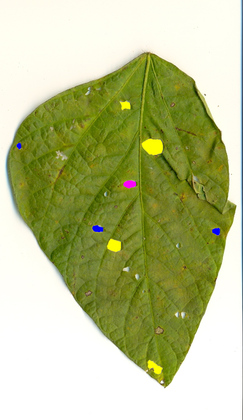
%> input picture data/colored/damostra1.bmp, 243 x 420 px, shrunk from 816 x 1408 before the run
$ octave --eval "result = filter_noise(imread('../../data/colored/damostra1.bmp'));"   (GNU Octave 9; MATLAB toolbox functions it lacks are replaced by stand-ins)
%> lines starting %> are read from the running program, lines starting %| are printed output that depends on the picture; in (x1, y1, x2, y2) boxes, pixels count from 0 and x2, y2 are one past the last pixel; in counts of white or black regions, pixels touching at a corner belong together; the program's own positions count from 1
### src/preprocessing/remove_shadows.m
%Removes the shadows of leaflet images using hue channel of HSV image
%   output_img = remove_shadows(img) returns a gray image without shadows
%       img -- input RGB image
%
%Authors:
%   Suellen Almeida <susilvaalmeida@gmail.com>
%   Antonio Carlos N. Junior <acnazarejr@gmail.com>
%   Thiago L. G. Souza (in memoriam)

function output_img = remove_shadows(img)
    hsv = rgb2hsv(img);
%> hsv: size 420x243x3 double; mean H, S, V 0.152, 0.389, 0.757
    hue = hsv(:,:,1);
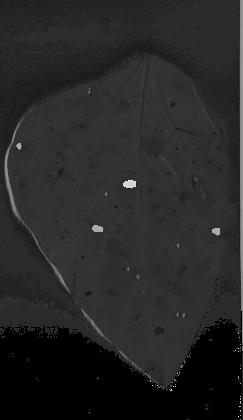
%> hue: size 420x243 double; min 0, max 0.989, mean 0.152
    hue_bw = imbinarize(hue,0.3);
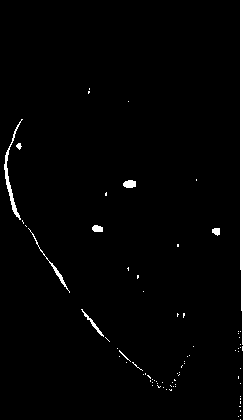
%> hue_bw: size 420x243 logical; 1.8% white; 78 white regions (69 under 20 px), largest, box (x1, y1, x2, y2) and area: (240, 0, 243, 345) 926, (4, 119, 23, 220) 296, (28, 228, 70, 293) 137
    output_img = rgb2gray(img);
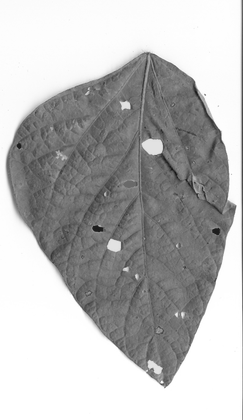
%> output_img: size 420x243 uint8; min 20, max 255, mean 184.3
    output_img = (im2double(output_img)+double(hue_bw));
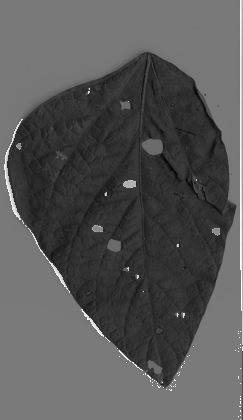
%> output_img: size 420x243 double; min 0.0784, max 2, mean 0.741; drawn with min black and max white
end

### src/preprocessing/filter_noise.m
%Filter noise of leaflets images
%   output_img = filter_noise(img_gray) returns a RGB image without noise
%       img -- input RGB image
%
%The noise removal has 3 steps:
%   1. image segmentation: find global threshold using Otsu's method to find the region of interest
%   2. remove noise: compute connected components for the image, and consider only the largest region (the real leaflet), the others are noise
%   3. find image background: as the images is now binary, the white regions inside the leaflet are the damages
%
%Authors:
%   Suellen Almeida <susilvaalmeida@gmail.com>
%   Antonio Carlos N. Junior <acnazarejr@gmail.com>
%   Thiago L. G. Souza (in memoriam)

function output_img = filter_noise(img)
    img_gray = remove_shadows(img);
    level = graythresh(img_gray);
%> level = 0.714
    bw = imbinarize(img_gray,level);
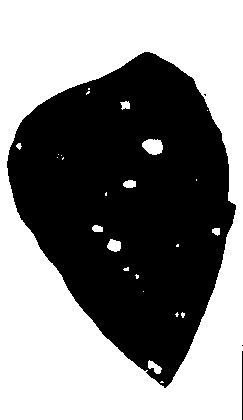
%> bw: size 420x243 logical; 52.4% white; 4 black regions (2 under 20 px), largest, box (x1, y1, x2, y2) and area: (7, 52, 236, 388) 48474, (242, 351, 243, 420) 69
    output_img = img;
%> output_img is the input picture: size 420x243x3 uint8; mean R, G, B 185.4, 192, 141.8
    img_temp = 1-bw;

    [labels,num] = bwlabel(img_temp);
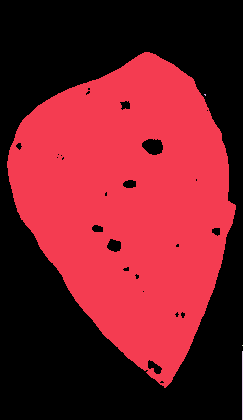
%> labels: size 420x243 double; 5 distinct labels, from 0 to 4; one colour per label, 0 black
%> num = 4

    %find largest region
    largest = 1;
    for i = 1:(num)
        cont = length(find(labels == i));
        if((cont > length(find(labels == largest))))
            largest = i;
        end
    end
%> this loop made 4 passes
%> cont on passes 1 to 4: 48474, 3, 1, 69
%> after the loop, largest = 1


    N = size(output_img);
%> N = [420 243 3]
     for i = 1:(N(1))
         for j = 1:(N(2))
             if(labels(i,j) ~= largest)
                 output_img(i,j,1) = 255;
                 output_img(i,j,2) = 255;
                 output_img(i,j,3) = 255;
             end
         end
     end
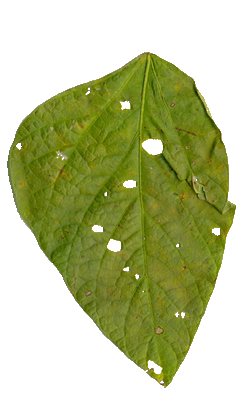
%> output_img: size 420x243x3 uint8; mean R, G, B 187.8, 194.5, 148.8
end

$ run again, on data/colored/damostra10.bmp
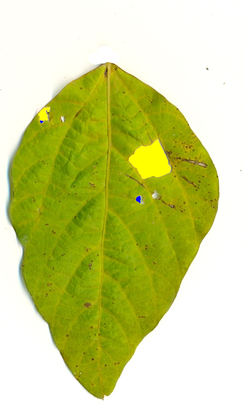
%> input picture data/colored/damostra10.bmp, 245 x 420 px, shrunk from 644 x 1104 before the run
%> hsv: size 420x245x3 double; mean H, S, V 0.139, 0.445, 0.831
%> hue_bw: size 420x245 logical; 0.66% white in thin lines or dots, all inside (x1, y1, x2, y2) = (4, 4, 212, 407)
%> level = 0.761
%> bw: size 420x245 logical; 55.9% white; 2 black regions (1 under 20 px), largest, box (x1, y1, x2, y2) and area: (7, 62, 219, 400) 45368
%> in filter_noise, output_img is the input picture: size 420x245x3 uint8; mean R, G, B 204.3, 211.4, 139.8
%> in filter_noise, `[labels,num] = bwlabel(img_temp);`:
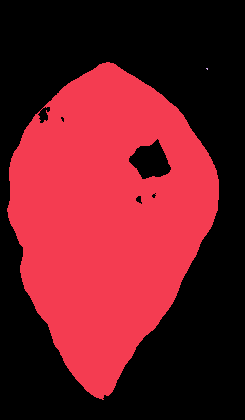
%> labels: size 420x245 double; 3 distinct labels, from 0 to 2; one colour per label, 0 black
%> num = 2
%> the loop in filter_noise, `for i = 1:(num)` made 2 passes
%> cont on passes 1 to 2: 45368, 3
%> after the loop in filter_noise, `for i = 1:(num)`: largest = 1
%> after the loop in filter_noise, `for i = 1:(N(1))`:
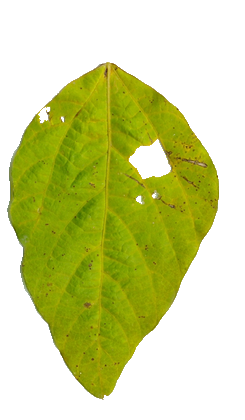
%> output_img: size 420x245x3 uint8; mean R, G, B 205, 212, 145

$ run again, on data/colored/damostra100.bmp
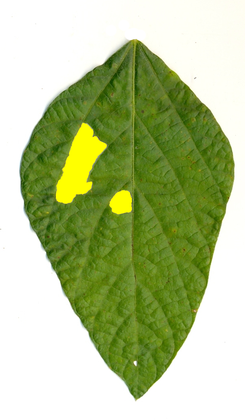
%> input picture data/colored/damostra100.bmp, 245 x 420 px, shrunk from 600 x 1029 before the run
%> hsv: size 420x245x3 double; mean H, S, V 0.137, 0.376, 0.764
%> in remove_shadows, `hue_bw = imbinarize(hue,0.3);`:
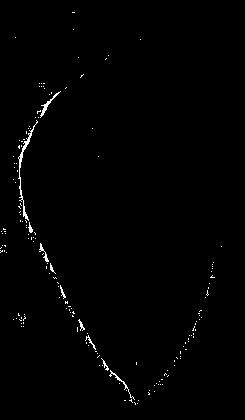
%> hue_bw: size 420x245 logical; 0.87% white in thin lines or dots, all inside (x1, y1, x2, y2) = (0, 12, 222, 405)
%> level = 0.698
%> bw: size 420x245 logical; 54.7% white; 1 black region, box (x1, y1, x2, y2) and area: (20, 40, 235, 400) 46649
%> in filter_noise, output_img is the input picture: size 420x245x3 uint8; mean R, G, B 180.3, 194.8, 145.2
%> num = 1
%> the loop in filter_noise, `for i = 1:(num)` made 1 pass
%> cont on pass 1: 46649
%> after the loop in filter_noise, `for i = 1:(N(1))`:
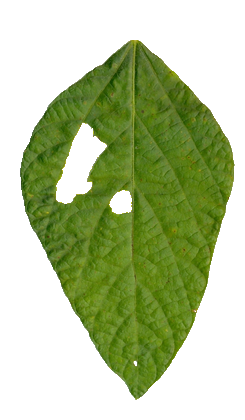
%> output_img: size 420x245x3 uint8; 19.62% of pixels changed, all inside (x1, y1, x2, y2) = (0, 0, 245, 420)

$ run again, on data/colored/damostra101.bmp
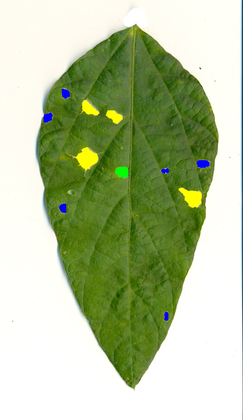
%> input picture data/colored/damostra101.bmp, 243 x 420 px, shrunk from 543 x 939 before the run
%> hsv: size 420x243x3 double; mean H, S, V 0.169, 0.329, 0.768
%> hue_bw: size 420x243 logical; 2.5% white; 71 white regions (60 under 20 px), largest, box (x1, y1, x2, y2) and area: (238, 0, 243, 420) 1187, (56, 243, 95, 337) 289, (41, 83, 54, 123) 196
%> level = 0.682
%> bw: size 420x243 logical; 58.8% white; 2 black regions (1 under 20 px), largest, box (x1, y1, x2, y2) and area: (38, 24, 218, 389) 42037
%> in filter_noise, output_img is the input picture: size 420x243x3 uint8; mean R, G, B 180.6, 194.6, 155.9
%> labels: size 420x243 double; 3 distinct labels, from 0 to 2
%> num = 2
%> the loop in filter_noise, `for i = 1:(num)` made 2 passes
%> cont on passes 1 to 2: 42037, 1
%> after the loop in filter_noise, `for i = 1:(num)`: largest = 1
%> after the loop in filter_noise, `for i = 1:(N(1))`:
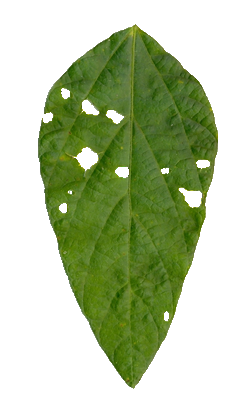
%> output_img: size 420x243x3 uint8; mean R, G, B 184, 197.6, 163.4
